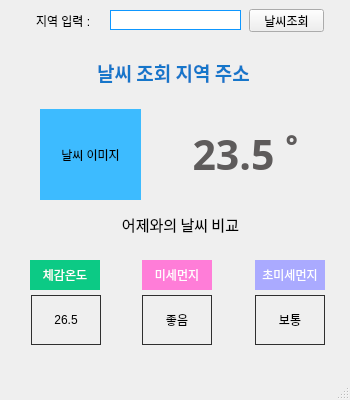
<?xml version="1.0" encoding="UTF-8"?>
<ui version="4.0">
 <class>MainWindow</class>
 <widget class="QMainWindow" name="MainWindow">
  <property name="geometry">
   <rect>
    <x>0</x>
    <y>0</y>
    <width>350</width>
    <height>400</height>
   </rect>
  </property>
  <property name="windowTitle">
   <string>MainWindow</string>
  </property>
  <widget class="QWidget" name="centralwidget">
   <widget class="QLabel" name="label">
    <property name="geometry">
     <rect>
      <x>36</x>
      <y>15</y>
      <width>70</width>
      <height>12</height>
     </rect>
    </property>
    <property name="text">
     <string>지역 입력 :</string>
    </property>
   </widget>
   <widget class="QLineEdit" name="input_areaBox">
    <property name="geometry">
     <rect>
      <x>110</x>
      <y>10</y>
      <width>131</width>
      <height>20</height>
     </rect>
    </property>
    <property name="styleSheet">
     <string notr="true">border:1px solid rgb(14, 151, 255);</string>
    </property>
   </widget>
   <widget class="QPushButton" name="weather_btn">
    <property name="geometry">
     <rect>
      <x>249</x>
      <y>9</y>
      <width>75</width>
      <height>23</height>
     </rect>
    </property>
    <property name="text">
     <string>날씨조회</string>
    </property>
   </widget>
   <widget class="QLabel" name="area_label">
    <property name="geometry">
     <rect>
      <x>73</x>
      <y>52</y>
      <width>201</width>
      <height>41</height>
     </rect>
    </property>
    <property name="font">
     <font>
      <family>휴먼모음T</family>
      <pointsize>14</pointsize>
      <weight>75</weight>
      <bold>true</bold>
     </font>
    </property>
    <property name="styleSheet">
     <string notr="true">color:rgb(22, 118, 202)</string>
    </property>
    <property name="text">
     <string>날씨 조회 지역 주소</string>
    </property>
    <property name="alignment">
     <set>Qt::AlignCenter</set>
    </property>
   </widget>
   <widget class="QLabel" name="weather_imageLabel">
    <property name="geometry">
     <rect>
      <x>40</x>
      <y>109</y>
      <width>101</width>
      <height>91</height>
     </rect>
    </property>
    <property name="styleSheet">
     <string notr="true">background-color:rgb(61, 187, 255)</string>
    </property>
    <property name="text">
     <string>날씨 이미지</string>
    </property>
    <property name="alignment">
     <set>Qt::AlignCenter</set>
    </property>
   </widget>
   <widget class="QLabel" name="temper_label">
    <property name="geometry">
     <rect>
      <x>160</x>
      <y>109</y>
      <width>171</width>
      <height>91</height>
     </rect>
    </property>
    <property name="font">
     <font>
      <family>Century Gothic</family>
      <pointsize>31</pointsize>
      <weight>75</weight>
      <bold>true</bold>
     </font>
    </property>
    <property name="styleSheet">
     <string notr="true">color:rgb(94, 91, 91)</string>
    </property>
    <property name="text">
     <string>23.5 ˚</string>
    </property>
    <property name="alignment">
     <set>Qt::AlignCenter</set>
    </property>
   </widget>
   <widget class="QLabel" name="yesterdayTemper_label">
    <property name="geometry">
     <rect>
      <x>40</x>
      <y>209</y>
      <width>281</width>
      <height>31</height>
     </rect>
    </property>
    <property name="font">
     <font>
      <family>휴먼엑스포</family>
      <pointsize>11</pointsize>
     </font>
    </property>
    <property name="text">
     <string>어제와의 날씨 비교</string>
    </property>
    <property name="alignment">
     <set>Qt::AlignCenter</set>
    </property>
   </widget>
   <widget class="QLabel" name="label_6">
    <property name="geometry">
     <rect>
      <x>30</x>
      <y>260</y>
      <width>70</width>
      <height>30</height>
     </rect>
    </property>
    <property name="styleSheet">
     <string notr="true">background-color: rgb(12, 202, 133);
color: rgb(255, 255, 255);</string>
    </property>
    <property name="text">
     <string>체감온도</string>
    </property>
    <property name="alignment">
     <set>Qt::AlignCenter</set>
    </property>
   </widget>
   <widget class="QLabel" name="label_7">
    <property name="geometry">
     <rect>
      <x>142</x>
      <y>260</y>
      <width>70</width>
      <height>30</height>
     </rect>
    </property>
    <property name="styleSheet">
     <string notr="true">background-color:rgb(255, 125, 216);
color: rgb(255, 255, 255);</string>
    </property>
    <property name="text">
     <string>미세먼지</string>
    </property>
    <property name="alignment">
     <set>Qt::AlignCenter</set>
    </property>
   </widget>
   <widget class="QLabel" name="label_8">
    <property name="geometry">
     <rect>
      <x>255</x>
      <y>260</y>
      <width>70</width>
      <height>30</height>
     </rect>
    </property>
    <property name="styleSheet">
     <string notr="true">background-color: rgb(170, 170, 255);
color: rgb(255, 255, 255);</string>
    </property>
    <property name="text">
     <string>초미세먼지</string>
    </property>
    <property name="alignment">
     <set>Qt::AlignCenter</set>
    </property>
   </widget>
   <widget class="QLabel" name="senseTemper_label">
    <property name="geometry">
     <rect>
      <x>31</x>
      <y>295</y>
      <width>70</width>
      <height>50</height>
     </rect>
    </property>
    <property name="styleSheet">
     <string notr="true">border:1px solid rgb(47, 47, 47)</string>
    </property>
    <property name="text">
     <string>26.5</string>
    </property>
    <property name="alignment">
     <set>Qt::AlignCenter</set>
    </property>
   </widget>
   <widget class="QLabel" name="dust1_label">
    <property name="geometry">
     <rect>
      <x>142</x>
      <y>295</y>
      <width>70</width>
      <height>50</height>
     </rect>
    </property>
    <property name="styleSheet">
     <string notr="true">border:1px solid rgb(47, 47, 47)</string>
    </property>
    <property name="text">
     <string>좋음</string>
    </property>
    <property name="alignment">
     <set>Qt::AlignCenter</set>
    </property>
   </widget>
   <widget class="QLabel" name="dust2_label">
    <property name="geometry">
     <rect>
      <x>255</x>
      <y>295</y>
      <width>70</width>
      <height>50</height>
     </rect>
    </property>
    <property name="styleSheet">
     <string notr="true">border:1px solid rgb(47, 47, 47)</string>
    </property>
    <property name="text">
     <string>보통</string>
    </property>
    <property name="alignment">
     <set>Qt::AlignCenter</set>
    </property>
   </widget>
  </widget>
  <widget class="QMenuBar" name="menubar">
   <property name="geometry">
    <rect>
     <x>0</x>
     <y>0</y>
     <width>350</width>
     <height>21</height>
    </rect>
   </property>
  </widget>
  <widget class="QStatusBar" name="statusbar"/>
 </widget>
 <resources/>
 <connections/>
</ui>
